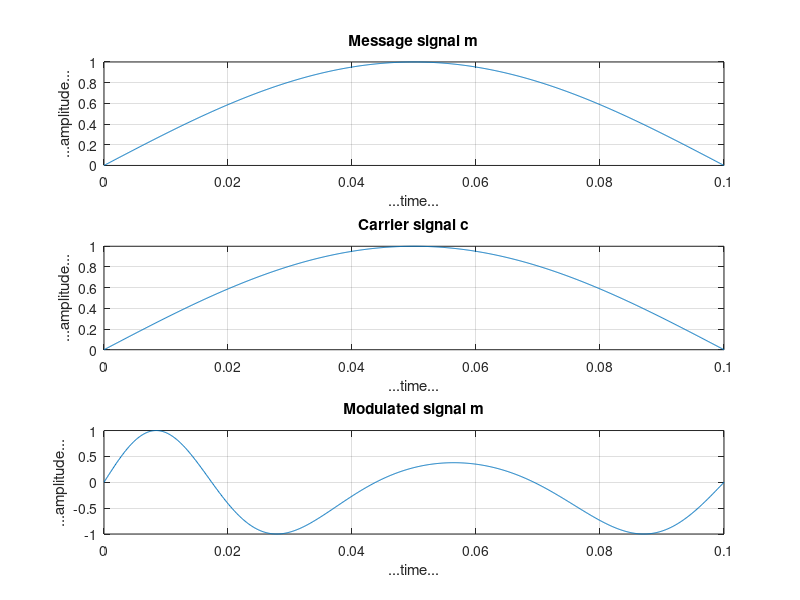

Reproduce this figure in MATLAB.
m1 = input('Enter modulation index value');
fm = input('frequency of message signal');
fc = input('frequency of carrier signal');
t = 0 : 0.0001 : 0.1 ;
m = sin(2*pi*fm*t);
c = sin(2*pi*fc*t);
y = sin(2*pi*fc*t+(m1.*sin(2*pi*fm*t)));
 
subplot(3,1,1);
plot(t,m);
title('Message signal m');
xlabel('...time...');
ylabel('...amplitude...');
grid on;
 
subplot(3,1,2);
plot(t,c);
title('Carrier signal c');
xlabel('...time...');
ylabel('...amplitude...');
grid on;
 
subplot(3,1,3);
plot(t,y);
title('Modulated signal m');
xlabel('...time...');
ylabel('...amplitude...');
grid on;
